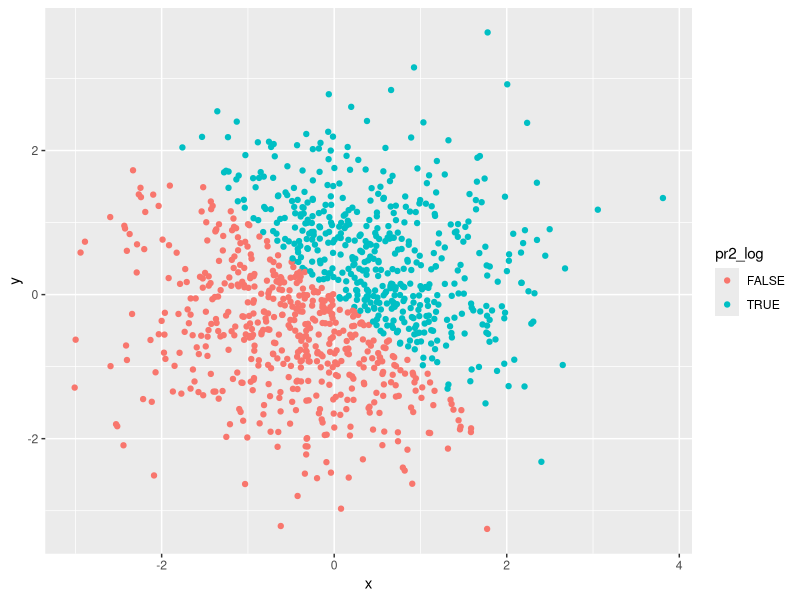
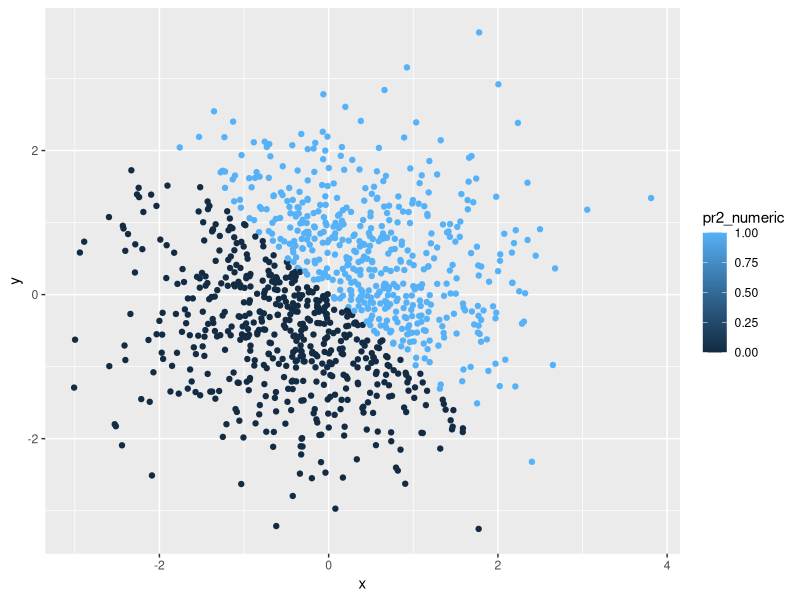
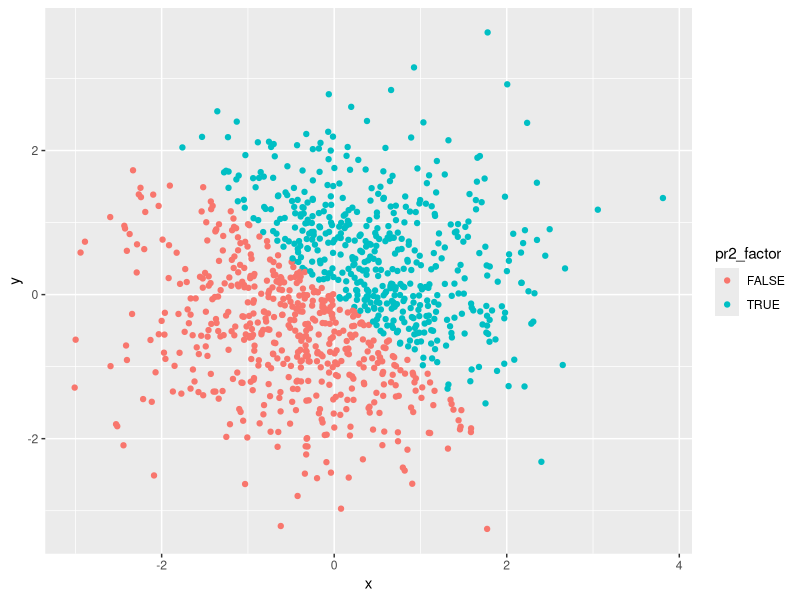
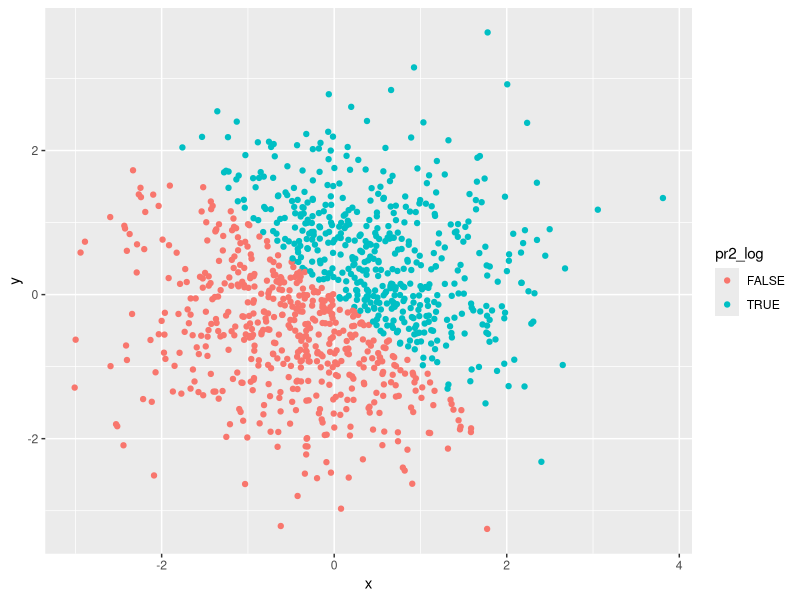

These figures' R source, in order:
## ---- chunk 1
set.seed(1)

random_sample = runif(10, 0, 5) 
vec_logic = random_sample > 2
vec_char = as.character(vec_logic) # created character vector by coercing vec_logic
vec_factor = as.factor(vec_logic)  # created factor vector by coercing vec_logic

first_df = data.frame(
  random_sample, vec_logic, vec_char, vec_factor, stringsAsFactors = FALSE)

mean(first_df$random_sample) # taking the mean of each variable in the data frame 
mean(first_df$vec_logic)
mean(first_df$vec_char) 
mean(first_df$vec_factor) 

## ---- chunk 2

as.numeric(first_df$vec_logic) #converts to values of 1 and 0
as.numeric(first_df$vec_char) #converts to a vector full of NA since there is no number
as.numeric(first_df$vec_factor) #saying first element is level 2 

## ---- chunk 3
as.numeric(as.factor(first_df$vec_char)) # converting from charcter to factor to numeric

as.numeric(as.character(first_df$vec_factor)) # from factor to character to numeric 
## ---- chunk 4

x = rnorm(1000)
y = rnorm(1000)
pr2_log = (x + y) > 0
pr2_numeric = as.numeric(pr2_log)  # coerced logical vector into numeric
pr2_factor = as.factor(pr2_log)  # coerced logical vector into factor 

second_df = data.frame(x, y, pr2_log, pr2_numeric, pr2_factor)


## ---- chunk 5

library(ggplot2)

plot_log = ggplot(second_df, aes(x = x, y = y, color = pr2_log)) + geom_point()
plot_log

plot_num = ggplot(second_df, aes(x = x, y = y, color = pr2_numeric)) + geom_point()
plot_num #since it is numeric vector it is continuous

plot_fac = ggplot(second_df, aes(x = x, y = y, color = pr2_factor)) + geom_point()
plot_fac

ggsave("plot1.jpg", plot_log)


